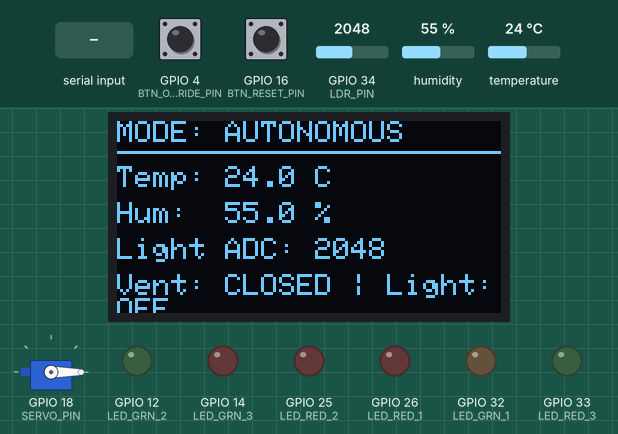
This program was run on a simulated ESP32. Shown: servo, 128×64 one-colour display, output pins drawn as LEDs (lit = HIGH). The test bench sets the inputs (shaded band); at power-on: temperature 24 °C, GPIO 34 (LDR_PIN) = 2048, GPIO 4 (BTN_OVERRIDE_PIN) HIGH, GPIO 16 (BTN_RESET_PIN) HIGH, humidity 55 %. What the program prints to the serial monitor is not drawn.

Above: at 2.6 s.
2.7 s: temperature set to 27.7 °C
At 6.3 s:
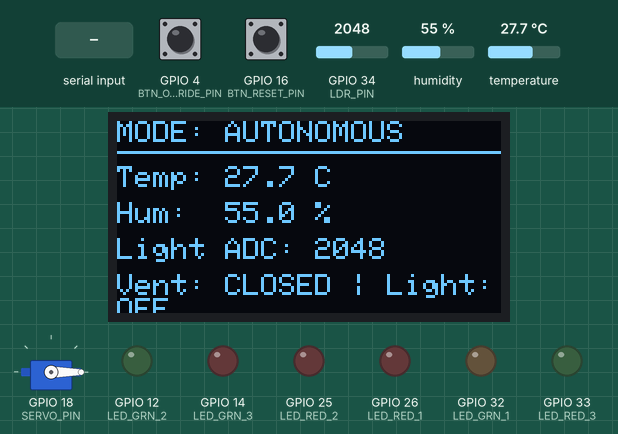
7.5 s: temperature set to 28.8 °C
At 10.6 s:
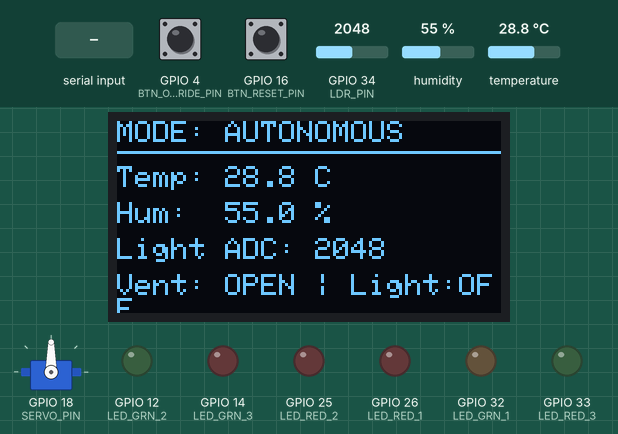
11.5 s: GPIO 34 (LDR_PIN) set to 1568
At 13.1 s:
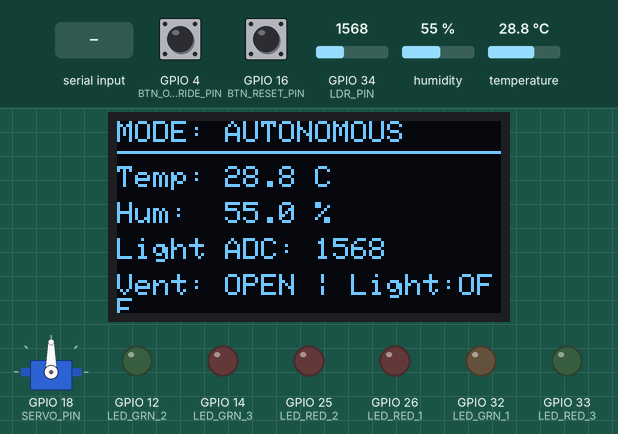
13.5 s: GPIO 34 (LDR_PIN) set to 1466
At 14.9 s:
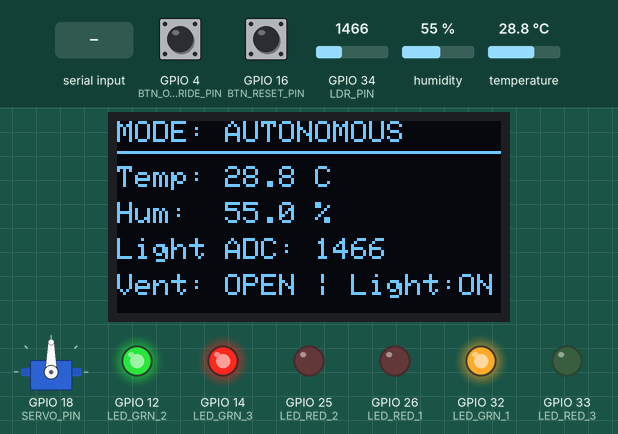
15.5 s: GPIO 4 (BTN_OVERRIDE_PIN) pulled LOW for 0.15 s
At 17.2 s:
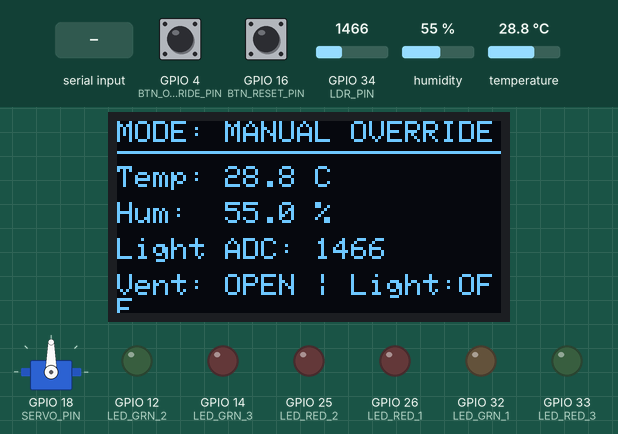
17.5 s: "m" received over Serial
At 19.1 s:
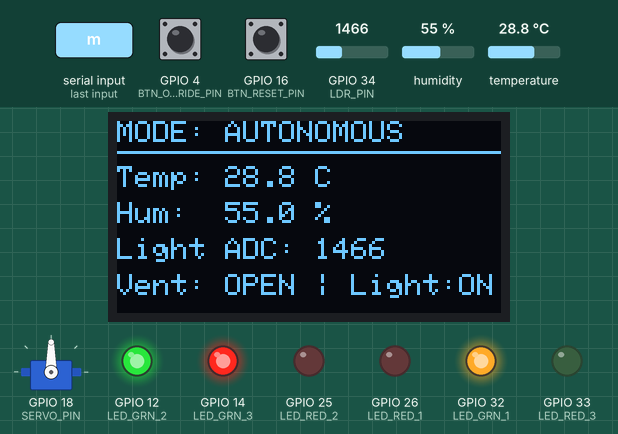
Timing chart, 0 to 20.5 s (numbered marks = the images above; inputs shaded):
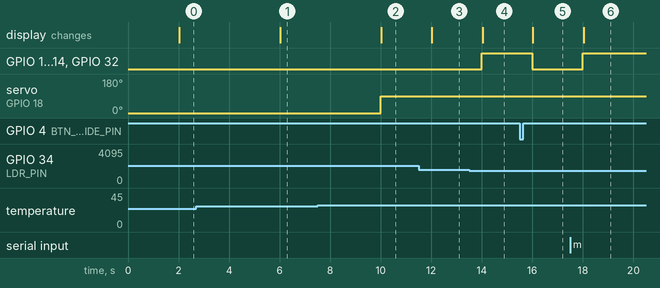

The program:

main.cpp
```cpp
/**
 * @file main.cpp
 * @brief Scenario 2: Automated Commercial Micro-Climate Nursery System
 * @details Complete ESP32 firmware implementing Autonomous Climate Control,
 *          Manual Override Mode, and Hardware Safety Fault Recovery routines.
 * @author Embedded Systems Engineer
 * @date 2026
 */

#include <Wire.h>
#include <Adafruit_GFX.h>
#include <Adafruit_SSD1306.h>
#include <DHT.h>
#include <ESP32Servo.h>

// ============================================================================
// PIN DEFINITIONS & HARDWARE MAPPING
// ============================================================================
#define DHTPIN 15            /**< GPIO pin for DHT22 Data line */
#define DHTTYPE DHT22        /**< DHT Sensor Type */
#define SERVO_PIN 18         /**< GPIO pin for Vent Servo PWM */
#define LDR_PIN 34           /**< ADC1 Channel pin for 2-Pin LDR Voltage Divider */

// Output Pin Assignments (LEDs)
#define LED_RED_1 26         /**< Red LED 1 (Safety Alarm) */
#define LED_RED_2 25         /**< Red LED 2 (Safety Alarm) */
#define LED_RED_3 33         /**< Red LED 3 (Safety Alarm) */
#define LED_GRN_1 32         /**< Green LED 1 (Grow Light Subsystem) */
#define LED_GRN_2 12         /**< Green LED 2 (Grow Light Subsystem) */
#define LED_GRN_3 14         /**< Green LED 3 (Grow Light Subsystem) */

// Input Pin Assignments (Push Buttons)
#define BTN_OVERRIDE_PIN 4   /**< Button 1: Toggle Manual Override */
#define BTN_RESET_PIN 16     /**< Button 2: Fault Reset / Secondary Control */

// OLED Display Configuration
#define SCREEN_WIDTH 128     /**< OLED display width in pixels */
#define SCREEN_HEIGHT 64     /**< OLED display height in pixels */
#define OLED_RESET -1        /**< Reset pin # (or -1 if sharing Arduino reset pin) */
#define SCREEN_ADDRESS 0x3C  /**< I2C address for 128x64 OLED display */

// ============================================================================
// OPERATIONAL CONSTANTS & THRESHOLDS
// ============================================================================
#define TEMP_THRESHOLD 28.0  /**< Temp (°C) threshold to open vent window */
#define LIGHT_THRESHOLD 1500 /**< LDR ADC threshold (0-4095) for Grow Lights */
#define VENT_CLOSED_ANGLE 0  /**< Servo position for closed vent window */
#define VENT_OPEN_ANGLE 90   /**< Servo position for open vent window */

// ============================================================================
// SYSTEM STATES & GLOBAL OBJECTS
// ============================================================================
enum SystemState {
    MODE_AUTONOMOUS,         /**< Normal operational mode driven by sensor feedback */
    MODE_MANUAL_OVERRIDE,    /**< Manual override mode locking vents open */
    MODE_SAFETY_FAULT        /**< Sensor fault or corrupt data fallback mode */
};

SystemState currentState = MODE_AUTONOMOUS;

// Hardware Drivers
Adafruit_SSD1306 display(SCREEN_WIDTH, SCREEN_HEIGHT, &Wire, OLED_RESET);
DHT dht(DHTPIN, DHTTYPE);
Servo ventServo;

// Environment Variables
float temperature = 0.0;
float humidity = 0.0;
int lightLevel = 0;

// State Flags
bool isVentOpen = false;
bool growLightsOn = false;
bool sensorFault = false;

// Button Debounce Management
unsigned long lastOverridePressTime = 0;
unsigned long lastResetPressTime = 0;
const unsigned long DEBOUNCE_DELAY = 250; /**< Debounce threshold in milliseconds */

// Non-Blocking Execution Timers
unsigned long lastSensorReadTime = 0;
const unsigned long SENSOR_INTERVAL = 2000; /**< Read sensors every 2 seconds */

// ============================================================================
// FUNCTION PROTOTYPES
// ============================================================================
void readSensors();
void updateControlLogic();
void setGrowLights(bool state);
void setAlarmLEDs(bool state);
void updateDisplay();
void printSerialStatus();
void checkInputs();

/**
 * @brief Reads data from physical sensors (DHT22 and 2-pin LDR ADC).
 * @return void
 */
void readSensors() {
    float tempRead = dht.readTemperature();
    float humRead = dht.readHumidity();
    int ldrRead = analogRead(LDR_PIN);

    // Validate DHT sensor readings (Safety Logic)
    if (isnan(tempRead) || isnan(humRead) || tempRead < -40.0 || tempRead > 80.0) {
        sensorFault = true;
        currentState = MODE_SAFETY_FAULT;
        Serial.println(F("[ALERT] DHT Sensor Read Failure Detected!"));
    } else {
        sensorFault = false;
        temperature = tempRead;
        humidity = humRead;
        lightLevel = ldrRead;
    }
}

/**
 * @brief Drives hardware outputs (Servo, LEDs) based on current operational mode.
 * @return void
 */
void updateControlLogic() {
    switch (currentState) {
        case MODE_MANUAL_OVERRIDE:
            // Override Mode: Vents locked open for maintenance, lights off
            ventServo.write(VENT_OPEN_ANGLE);
            isVentOpen = true;
            setAlarmLEDs(false);
            setGrowLights(false);
            growLightsOn = false;
            break;

        case MODE_SAFETY_FAULT:
            // Safety Posture: Open vent to prevent crop overheating, flash red LEDs
            ventServo.write(VENT_OPEN_ANGLE);
            isVentOpen = true;
            setAlarmLEDs(true);
            setGrowLights(false);
            growLightsOn = false;
            break;

        case MODE_AUTONOMOUS:
        default:
            setAlarmLEDs(false);

            // Sunlight coordination logic (LDR Voltage Divider)
            // Turns ON Green Grow Lights when light level drops below threshold
            if (lightLevel < LIGHT_THRESHOLD) {
                setGrowLights(true);
                growLightsOn = true;
            } else {
                setGrowLights(false);
                growLightsOn = false;
            }

            // Temperature threshold vent actuation
            if (temperature > TEMP_THRESHOLD) {
                ventServo.write(VENT_OPEN_ANGLE);
                isVentOpen = true;
            } else {
                ventServo.write(VENT_CLOSED_ANGLE);
                isVentOpen = false;
            }
            break;
    }
}

/**
 * @brief Controls the status of the Green Grow Light LEDs (GPIOs 32, 12, 14).
 * @param state True to illuminate, False to extinguish.
 * @return void
 */
void setGrowLights(bool state) {
    uint8_t level = state ? HIGH : LOW;
    digitalWrite(LED_GRN_1, level);
    digitalWrite(LED_GRN_2, level);
    digitalWrite(LED_GRN_3, level);
}

/**
 * @brief Controls the status of the Red Alarm/Fault LEDs (GPIOs 26, 25, 33).
 * @param state True to illuminate, False to extinguish.
 * @return void
 */
void setAlarmLEDs(bool state) {
    uint8_t level = state ? HIGH : LOW;
    digitalWrite(LED_RED_1, level);
    digitalWrite(LED_RED_2, level);
    digitalWrite(LED_RED_3, level);
}

/**
 * @brief Checks for non-blocking push-button presses and Serial inputs.
 * @return void
 */
void checkInputs() {
    unsigned long currentMillis = millis();

    // Button 1: Toggle Manual Override
    if (digitalRead(BTN_OVERRIDE_PIN) == LOW) {
        if (currentMillis - lastOverridePressTime > DEBOUNCE_DELAY) {
            lastOverridePressTime = currentMillis;

            if (currentState == MODE_MANUAL_OVERRIDE) {
                currentState = MODE_AUTONOMOUS;
                Serial.println(F("[MODE] Exited Manual Override -> Autonomous"));
            } else {
                currentState = MODE_MANUAL_OVERRIDE;
                Serial.println(F("[MODE] Entered Manual Override Mode"));
            }
        }
    }

    // Button 2: Fault Reset / Mode Return
    if (digitalRead(BTN_RESET_PIN) == LOW) {
        if (currentMillis - lastResetPressTime > DEBOUNCE_DELAY) {
            lastResetPressTime = currentMillis;

            if (currentState == MODE_SAFETY_FAULT) {
                Serial.println(F("[SYSTEM] Manual Reset Triggered. Retrying sensors..."));
                readSensors();
                if (!sensorFault) {
                    currentState = MODE_AUTONOMOUS;
                }
            }
        }
    }

    // Serial Monitor Control Option ('m' key toggle)
    if (Serial.available() > 0) {
        char ch = Serial.read();
        if (ch == 'm' || ch == 'M') {
            if (currentState == MODE_MANUAL_OVERRIDE) {
                currentState = MODE_AUTONOMOUS;
                Serial.println(F("[MODE] Exited Manual Override via Serial"));
            } else {
                currentState = MODE_MANUAL_OVERRIDE;
                Serial.println(F("[MODE] Entered Manual Override via Serial"));
            }
        }
    }
}

/**
 * @brief Renders active context-aware monitoring information onto the OLED display.
 * @return void
 */
void updateDisplay() {
    display.clearDisplay();
    display.setTextSize(1);
    display.setTextColor(SSD1306_WHITE);

    // Display Header
    display.setCursor(0, 0);
    display.print(F("MODE: "));
    if (currentState == MODE_MANUAL_OVERRIDE) {
        display.println(F("MANUAL OVERRIDE"));
    } else if (currentState == MODE_SAFETY_FAULT) {
        display.println(F("SAFETY FAULT"));
    } else {
        display.println(F("AUTONOMOUS"));
    }
    display.drawLine(0, 10, 128, 10, SSD1306_WHITE);

    if (currentState == MODE_SAFETY_FAULT) {
        display.setCursor(0, 18);
        display.println(F("CRITICAL SENSOR ERROR"));
        display.setCursor(0, 32);
        display.println(F("Fault: DHT22 Unresponsive"));
        display.setCursor(0, 48);
        display.println(F("POSTURE: VENT OPEN"));
    } else {
        display.setCursor(0, 15);
        display.print(F("Temp: "));
        display.print(temperature, 1);
        display.println(F(" C"));

        display.setCursor(0, 27);
        display.print(F("Hum:  "));
        display.print(humidity, 1);
        display.println(F(" %"));

        display.setCursor(0, 39);
        display.print(F("Light ADC: "));
        display.println(lightLevel);

        display.setCursor(0, 51);
        display.print(F("Vent: "));
        display.print(isVentOpen ? F("OPEN") : F("CLOSED"));
        display.print(F(" | Light:"));
        display.println(growLightsOn ? F("ON") : F("OFF"));
    }

    display.display();
}

/**
 * @brief Outputs live status strings over the UART Serial Interface.
 * @return void
 */
void printSerialStatus() {
    Serial.print(F("[STATUS] Mode: "));
    Serial.print(currentState == MODE_MANUAL_OVERRIDE ? "MANUAL" : (currentState == MODE_SAFETY_FAULT ? "FAULT" : "AUTO"));
    Serial.print(F(" | Temp: ")); Serial.print(temperature, 1);
    Serial.print(F("C | Hum: ")); Serial.print(humidity, 1);
    Serial.print(F("% | Light ADC: ")); Serial.print(lightLevel);
    Serial.print(F(" | Vent: ")); Serial.print(isVentOpen ? "OPEN" : "CLOSED");
    Serial.print(F(" | GrowLights: ")); Serial.println(growLightsOn ? "ON" : "OFF");
}

/**
 * @brief Main Initialization Setup routine.
 * @return void
 */
void setup() {
    Serial.begin(115200);
    while (!Serial && millis() < 3000);

    Serial.println(F("Initializing Automated Micro-Climate System..."));

    // Configure Pin Modes (LED Outputs)
    pinMode(LED_RED_1, OUTPUT); digitalWrite(LED_RED_1, LOW);
    pinMode(LED_RED_2, OUTPUT); digitalWrite(LED_RED_2, LOW);
    pinMode(LED_RED_3, OUTPUT); digitalWrite(LED_RED_3, LOW);
    pinMode(LED_GRN_1, OUTPUT); digitalWrite(LED_GRN_1, LOW);
    pinMode(LED_GRN_2, OUTPUT); digitalWrite(LED_GRN_2, LOW);
    pinMode(LED_GRN_3, OUTPUT); digitalWrite(LED_GRN_3, LOW);

    // Configure Pin Modes (Button Inputs with Internal Pull-ups)
    pinMode(BTN_OVERRIDE_PIN, INPUT_PULLUP);
    pinMode(BTN_RESET_PIN, INPUT_PULLUP);

    // Initialize Peripherals
    dht.begin();
    ventServo.attach(SERVO_PIN);
    ventServo.write(VENT_CLOSED_ANGLE);

    // Initialize OLED Display
    if (!display.begin(SSD1306_SWITCHCAPVCC, SCREEN_ADDRESS)) {
        Serial.println(F("SSD1306 Allocation Failed!"));
        for (;;); // Stop execution
    }

    display.clearDisplay();
    display.setTextSize(1);
    display.setTextColor(SSD1306_WHITE);
    display.setCursor(0, 20);
    display.println(F(" System Initialized"));
    display.display();
    delay(1000);
}

/**
 * @brief Main Continuous Loop (Strictly Non-Blocking).
 * @return void
 */
void loop() {
    unsigned long currentMillis = millis();

    // Poll push buttons & Serial input continuously for instant response
    checkInputs();

    // Scheduled sensor evaluation and UI updating
    if (currentMillis - lastSensorReadTime >= SENSOR_INTERVAL) {
        lastSensorReadTime = currentMillis;

        if (currentState != MODE_MANUAL_OVERRIDE) {
            readSensors();
        }

        updateControlLogic();
        updateDisplay();
        printSerialStatus();
    }
}
```

Measured:
- the behaviour switches between 28 and 28.1 °C on temperature (found by bisection; images 1 and 2)
- the behaviour switches between 1500 and 1499 on GPIO 34 (LDR_PIN) (found by bisection; images 3 and 4)
- after the input at 2.7 s, the display: changes after 3.3 s (image 1)
- after the input at 7.5 s, servo on GPIO 18 (SERVO_PIN): 0° → 90° after 2.5 s; the display: changes after 2.5 s (image 2)
- after the input at 11.5 s, the display: changes after 0.53 s (image 3)
- after the input at 13.5 s, GPIO 12 (LED_GRN_2), GPIO 14 (LED_GRN_3), GPIO 32 (LED_GRN_1): LOW → HIGH after 0.51 s; the display: changes after 0.53 s (image 4)
- after the input at 15.5 s, GPIO 12 (LED_GRN_2), GPIO 14 (LED_GRN_3), GPIO 32 (LED_GRN_1): HIGH → LOW after 0.50 s; the display: changes after 0.53 s (image 5)
- after the input at 17.5 s, GPIO 12 (LED_GRN_2), GPIO 14 (LED_GRN_3), GPIO 32 (LED_GRN_1): LOW → HIGH after 0.51 s; the display: changes after 0.53 s (image 6)
